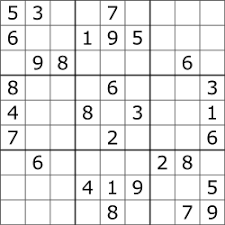
#> input picture Image Processing/Images/Sudoku.png, 225 x 225 px, found by its file name
$ jupyter execute 'Line Detection, Contours, HOG.ipynb'   (shell and % lines are left out)   (older library calls are emulated)
#> lines starting #> are read from the running program, lines starting #| are printed output that depends on the picture
# Line detection, contours, HOG

[cell 1]
import numpy as np
import matplotlib.pyplot as plt
import cv2
from skimage.io import imread, imshow
from skimage.filters import prewitt_h,prewitt_v
from skimage.io import imread, imshow
from skimage.transform import resize
from skimage.feature import hog
from skimage import exposure

### Line Detection on Sudoku.png

[cell 2]
image = cv2.imread("sudoku.png")
#> image is the input picture: shape (225, 225, 3); min 0, max 255, mean 232.7
# convert to grayscale
grayscale = cv2.cvtColor(image, cv2.COLOR_BGR2GRAY)
# perform edge detection
edges = cv2.Canny(grayscale, 30, 100)
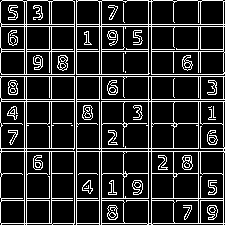
#> edges: shape (225, 225); 17.1% white in thin lines or dots
# detect lines in the image using hough lines technique
lines = cv2.HoughLinesP(edges, 1, np.pi/180, 60, np.array([]), 50, 10)
#> lines = 32 rows, first 6: [1, 223, 224, 223], [101, 224, 101, 1], [76, 224, 76, 0], [200, 222, 200, 1], [1, 49, 223, 49], [99, 224, 99, 1]
# iterate over the output lines and draw them
for line in lines:
    for x1, y1, x2, y2 in line:
        cv2.line(image, (x1, y1), (x2, y2), (20, 220, 20), 2)
#> this loop made 32 passes
#> line on passes 1 to 12: [[1, 223, 224, 223]], [[101, 224, 101, 1]], [[76, 224, 76, 0]], [[200, 222, 200, 1]], [[1, 49, 223, 49]], [[99, 224, 99, 1]], [[151, 224, 151, 0]], [[148, 224, 148, 0]], [[198, 222, 198, 1]], [[24, 224, 24, 1]], [[26, 224, 26, 1]], [[51, 222, 51, 1]]
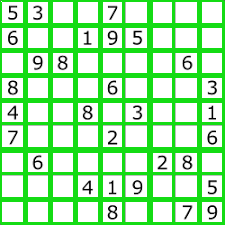
#> image: shape (225, 225, 3); mean B, G, R 166.9, 234.6, 166.9

# show the image
plt.imshow(image)
plt.show()

Using hough lines technique to detect lines in the image was able to capture the grid of the sudoku board but we can see some overlapping lines that appear thicker.

### Circle detection on colonies-02.tif

[cell 3]
# load the image
img = cv2.imread("colonies-02.tif")
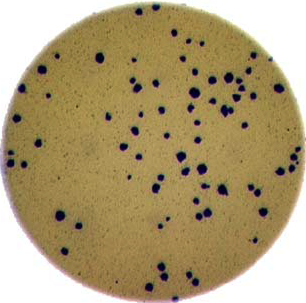
#> input picture Image Processing/Images/colonies-02.tif, 306 x 303 px, found by its file name
#> img is the input picture: shape (303, 306, 3); mean B, G, R 117.5, 157.2, 174.7
# convert BGR to RGB to be suitable for showing using matplotlib library
img = cv2.cvtColor(img, cv2.COLOR_BGR2RGB)
# make a copy of the original image
cimg = img.copy()
# convert image to grayscale
img = cv2.cvtColor(img, cv2.COLOR_BGR2GRAY)
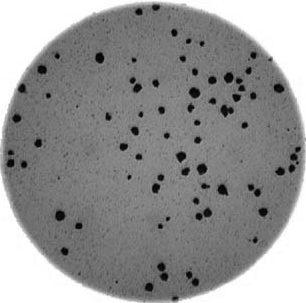
#> img: shape (303, 306); min 0, max 255, mean 147.3
# apply a blur using the median filter
img = cv2.medianBlur(img, 5)
# finds the circles in the grayscale image using the Hough transform
circles = cv2.HoughCircles(image=img, method=cv2.HOUGH_GRADIENT, dp=0.9,
                            minDist=2, param1=100, param2=8, maxRadius=5)
#> circles = 62 rows, first 8: [59.5, 215.5, 4.4], [201.5, 168.5, 4.4], [228.5, 77.5, 4.4], [134.5, 130.5, 3.8], [262.5, 211.5, 4.2], [64.5, 250.5, 3.3], [41.5, 69.5, 4.4], [99.5, 57.5, 4.4]
for co, i in enumerate(circles[0, :], start=1):
    # draw the outer circle in green
    cv2.circle(cimg,(int(i[0]),int(i[1])),int(i[2]),(0,255,0),2)
    # draw the center of the circle in red
    cv2.circle(cimg,(int(i[0]),int(i[1])),2,(0,0,255),1)
#> this loop made 62 passes
#> i on passes 1 to 12: [59.5, 215.5, 4.4], [201.5, 168.5, 4.4], [228.5, 77.5, 4.4], [134.5, 130.5, 3.8], [262.5, 211.5, 4.2], [64.5, 250.5, 3.3], [41.5, 69.5, 4.4], [99.5, 57.5, 4.4], [161.5, 109.5, 3.3], [293.5, 156.5, 3.3], [194.5, 92.5, 4.4], [123.5, 146.5, 3.8]
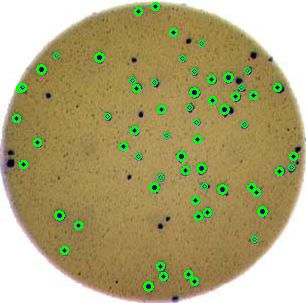
#> cimg: shape (303, 306, 3); mean R, G, B 172.5, 163.8, 117
# print the number of circles detected
print("Number of circles detected:", co)
#| Number of circles detected: 62
# save the image, convert to BGR to save with proper colors
# cv2.imwrite("coins_circles_detected.png", cimg)
# show the image
plt.imshow(cimg)
plt.show()

We were able to detect 62 circles. There are some colonies of bacteria that the algorithm was unable to detect. This may be because they are not exactly circular, or the parameter values need to be adjusted to capture them.

### Detect the contours on Contours.png

[cell 4]
#reading the image
image = imread('Contours.png',as_gray=True)
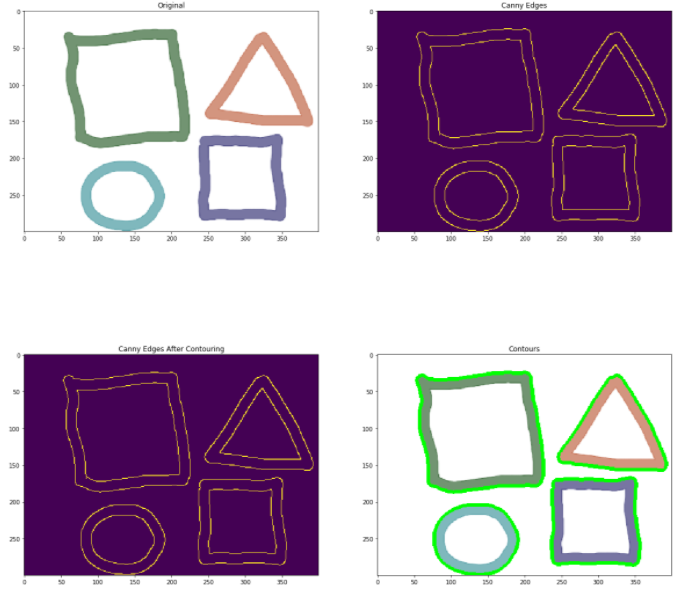
#> input picture Image Processing/Images/Contours.png, 686 x 598 px, found by its file name
#> image: shape (598, 686) float64; min 0.0497, max 1, mean 0.682
#calculating horizontal edges using prewitt kernel
edges_prewitt_horizontal = prewitt_h(image)
#calculating vertical edges using prewitt kernel
edges_prewitt_vertical = prewitt_v(image)
imshow(image, cmap='gray')

[cell 5]
imshow(edges_prewitt_vertical, cmap='gray')

[cell 6]
imshow(edges_prewitt_horizontal, cmap='gray')

Both horizontal and vertical edge detection was able to detect the contour of the shapes in the image. We can see that vertical edge detection has darker, well-defined vertical lines whereas horizontal edge detection picks up horizontal lines better.

### Use HOG on shapes-01.jpg

HOG - histogram of oriented gradients

[cell 7]
#reading the image
img = imread('shapes-01.jpg')
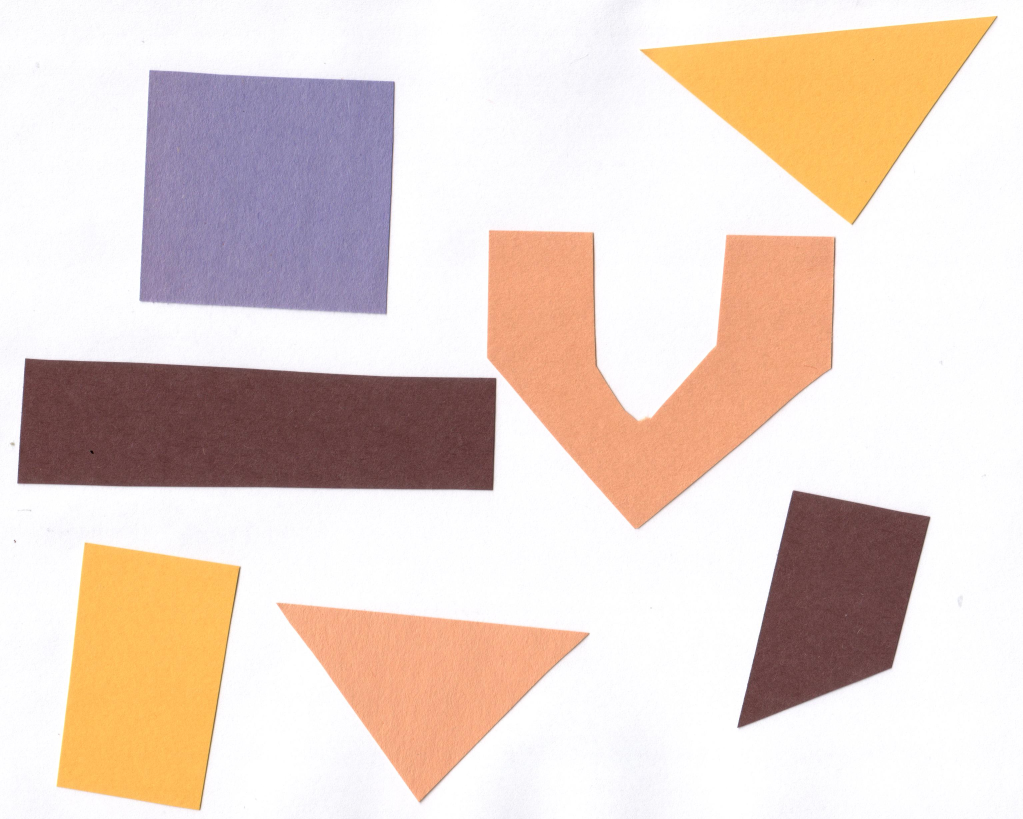
#> input picture Image Processing/Images/shapes-01.jpg, 3068 x 2457 px, found by its file name (shown at 1/3 size)
#> img is the input picture: shape (2457, 3068, 3); mean R, G, B 229.7, 212.3, 203.8
imshow(img)
print(img.shape)
#| (2457, 3068, 3)

#### 8x8 pixels per cell:

[cell 8]
#resizing image
resized_img = resize(img, (128,64))
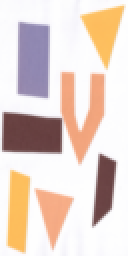
#> resized_img: shape (128, 64, 3) float64 (shown 2 times larger); mean R, G, B 0.901, 0.832, 0.799
imshow(resized_img)
print(resized_img.shape)
#| (128, 64, 3)

#creating hog features
fd, hog_image = hog(resized_img, orientations=9, pixels_per_cell=(8, 8),
                    cells_per_block=(2, 2), visualize=True, multichannel=True)
#> fd = 3780 values, max 0.905 at index 3494, min 0 at index 1, mean 0.0793
fd.shape
#> Out = (3780,)

[cell 9]
fig, (ax1, ax2) = plt.subplots(1, 2, figsize=(16, 8), sharex=True, sharey=True)
ax1.imshow(resized_img, cmap=plt.cm.gray)
ax1.set_title('Input image')

# Rescale histogram for better display
hog_image_rescaled = exposure.rescale_intensity(hog_image, in_range=(0, 10))
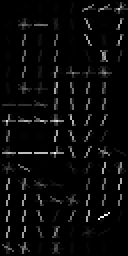
#> hog_image_rescaled: shape (128, 64) float64 (shown 2 times larger); min 0, max 0.0246, mean 0.000961; drawn with min black and max white
ax2.imshow(hog_image_rescaled, cmap=plt.cm.gray)
ax2.set_title('Histogram of Oriented Gradients')

plt.show()

HOG descriptor allows us to detect edges and also see the edge direction based on localized portions. When we use 8x8 pixels per cell, it is hard to distinguish between some of the shapes that are closer together. Additionally, the non-rectangular shapes are harder to depict from the histogram of oriented gradients, such as the triangle and trapezoid. Let's try reducing the size of the localized portions to see if we can extract more details from the image.

#### 4x4 pixels per cell:

[cell 10]
#resizing image
resized_img = resize(img, (128,64))
imshow(resized_img)
print(resized_img.shape)
#| (128, 64, 3)

#creating hog features
fd, hog_image = hog(resized_img, orientations=9, pixels_per_cell=(4, 4),
                    cells_per_block=(2, 2), visualize=True, multichannel=True)
#> fd = 16740 values, max 0.995 at index 8028, min 0 at index 1, mean 0.0765
fd.shape
#> Out = (16740,)

[cell 11]
fig, (ax1, ax2) = plt.subplots(1, 2, figsize=(16, 8), sharex=True, sharey=True)
ax1.imshow(resized_img, cmap=plt.cm.gray)
ax1.set_title('Input image')

# Rescale histogram for better display
hog_image_rescaled = exposure.rescale_intensity(hog_image, in_range=(0, 10))
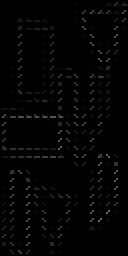
#> hog_image: shape (128, 64) float64 (shown 2 times larger); min 0, max 0.426, mean 0.0134
ax2.imshow(hog_image_rescaled, cmap=plt.cm.gray)
ax2.set_title('Histogram of Oriented Gradients')

plt.show()
